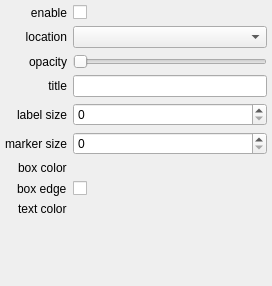
<?xml version="1.0" encoding="UTF-8"?>
<ui version="4.0">
 <class>Form</class>
 <widget class="QWidget" name="Form">
  <property name="geometry">
   <rect>
    <x>0</x>
    <y>0</y>
    <width>272</width>
    <height>286</height>
   </rect>
  </property>
  <property name="windowTitle">
   <string>Form</string>
  </property>
  <layout class="QFormLayout" name="formLayout">
   <property name="labelAlignment">
    <set>Qt::AlignRight|Qt::AlignTrailing|Qt::AlignVCenter</set>
   </property>
   <property name="formAlignment">
    <set>Qt::AlignRight|Qt::AlignTop|Qt::AlignTrailing</set>
   </property>
   <property name="leftMargin">
    <number>5</number>
   </property>
   <property name="topMargin">
    <number>5</number>
   </property>
   <property name="rightMargin">
    <number>5</number>
   </property>
   <property name="bottomMargin">
    <number>5</number>
   </property>
   <item row="1" column="0">
    <widget class="QLabel" name="label_3">
     <property name="sizePolicy">
      <sizepolicy hsizetype="Expanding" vsizetype="Preferred">
       <horstretch>0</horstretch>
       <verstretch>0</verstretch>
      </sizepolicy>
     </property>
     <property name="text">
      <string>enable</string>
     </property>
     <property name="alignment">
      <set>Qt::AlignRight|Qt::AlignTrailing|Qt::AlignVCenter</set>
     </property>
    </widget>
   </item>
   <item row="1" column="1">
    <widget class="QCheckBox" name="bool_visible">
     <property name="text">
      <string/>
     </property>
    </widget>
   </item>
   <item row="3" column="0">
    <widget class="QLabel" name="label">
     <property name="text">
      <string>location</string>
     </property>
     <property name="alignment">
      <set>Qt::AlignRight|Qt::AlignTrailing|Qt::AlignVCenter</set>
     </property>
    </widget>
   </item>
   <item row="3" column="1">
    <widget class="QComboBox" name="combosel_location"/>
   </item>
   <item row="5" column="0">
    <widget class="QLabel" name="label_2">
     <property name="text">
      <string>opacity</string>
     </property>
     <property name="alignment">
      <set>Qt::AlignRight|Qt::AlignTrailing|Qt::AlignVCenter</set>
     </property>
    </widget>
   </item>
   <item row="5" column="1">
    <widget class="QSlider" name="value_alpha">
     <property name="orientation">
      <enum>Qt::Horizontal</enum>
     </property>
    </widget>
   </item>
   <item row="7" column="0">
    <widget class="QLabel" name="label_5">
     <property name="sizePolicy">
      <sizepolicy hsizetype="Expanding" vsizetype="Preferred">
       <horstretch>0</horstretch>
       <verstretch>0</verstretch>
      </sizepolicy>
     </property>
     <property name="text">
      <string>title</string>
     </property>
     <property name="alignment">
      <set>Qt::AlignRight|Qt::AlignTrailing|Qt::AlignVCenter</set>
     </property>
    </widget>
   </item>
   <item row="7" column="1">
    <widget class="QLineEdit" name="text_title"/>
   </item>
   <item row="8" column="0">
    <widget class="QLabel" name="label_4">
     <property name="text">
      <string>label size</string>
     </property>
     <property name="alignment">
      <set>Qt::AlignRight|Qt::AlignTrailing|Qt::AlignVCenter</set>
     </property>
    </widget>
   </item>
   <item row="8" column="1">
    <widget class="QSpinBox" name="value_fontsize"/>
   </item>
   <item row="10" column="0">
    <widget class="QLabel" name="label_6">
     <property name="text">
      <string>box color</string>
     </property>
    </widget>
   </item>
   <item row="10" column="1">
    <widget class="QColorBox" name="color_frame_color">
     <property name="sizePolicy">
      <sizepolicy hsizetype="Preferred" vsizetype="Minimum">
       <horstretch>0</horstretch>
       <verstretch>0</verstretch>
      </sizepolicy>
     </property>
     <property name="text">
      <string/>
     </property>
    </widget>
   </item>
   <item row="11" column="1">
    <widget class="QCheckBox" name="bool_show_edge">
     <property name="text">
      <string/>
     </property>
    </widget>
   </item>
   <item row="12" column="0">
    <widget class="QLabel" name="label_7">
     <property name="text">
      <string>text color</string>
     </property>
    </widget>
   </item>
   <item row="12" column="1">
    <widget class="QColorBox" name="color_text_color">
     <property name="text">
      <string/>
     </property>
    </widget>
   </item>
   <item row="11" column="0">
    <widget class="QLabel" name="label_8">
     <property name="text">
      <string>box edge</string>
     </property>
    </widget>
   </item>
   <item row="9" column="0">
    <widget class="QLabel" name="label_9">
     <property name="text">
      <string>marker size</string>
     </property>
    </widget>
   </item>
   <item row="9" column="1">
    <widget class="QSpinBox" name="value_markersize"/>
   </item>
  </layout>
 </widget>
 <customwidgets>
  <customwidget>
   <class>QColorBox</class>
   <extends>QLabel</extends>
   <header>glue.utils.qt.colors</header>
  </customwidget>
 </customwidgets>
 <resources/>
 <connections/>
</ui>
